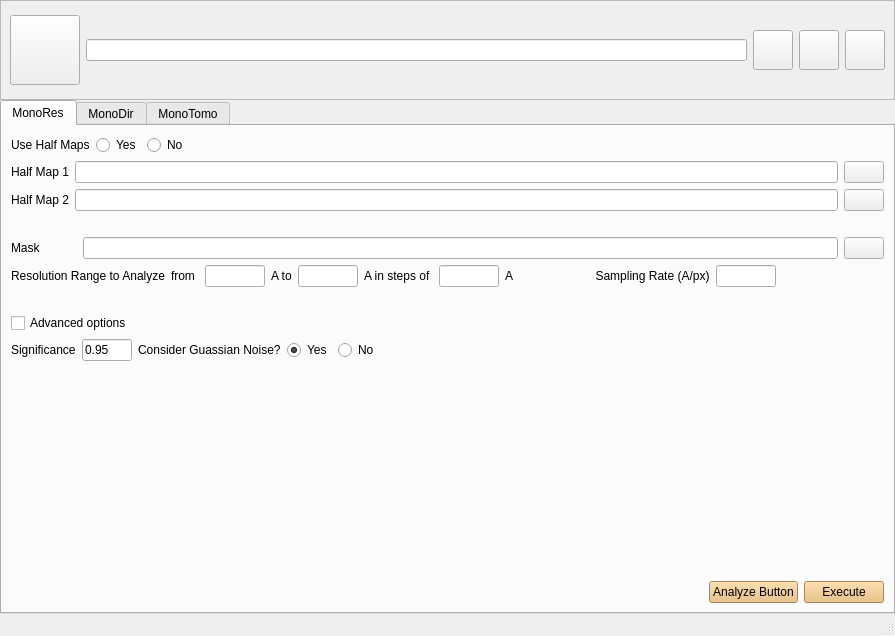
<?xml version="1.0" encoding="UTF-8"?>
<ui version="4.0">
 <class>MainWindow</class>
 <widget class="QMainWindow" name="MainWindow">
  <property name="enabled">
   <bool>true</bool>
  </property>
  <property name="geometry">
   <rect>
    <x>0</x>
    <y>0</y>
    <width>895</width>
    <height>636</height>
   </rect>
  </property>
  <property name="windowTitle">
   <string>Local Resolution Tools</string>
  </property>
  <property name="tabShape">
   <enum>QTabWidget::Rounded</enum>
  </property>
  <widget class="QWidget" name="centralwidget">
   <layout class="QVBoxLayout" name="verticalLayout_2">
    <property name="spacing">
     <number>0</number>
    </property>
    <property name="leftMargin">
     <number>0</number>
    </property>
    <property name="topMargin">
     <number>0</number>
    </property>
    <property name="rightMargin">
     <number>0</number>
    </property>
    <property name="bottomMargin">
     <number>0</number>
    </property>
    <item>
     <layout class="QHBoxLayout" name="horizontalLayout">
      <item>
       <widget class="QFrame" name="frame">
        <property name="minimumSize">
         <size>
          <width>0</width>
          <height>100</height>
         </size>
        </property>
        <property name="maximumSize">
         <size>
          <width>16777215</width>
          <height>150</height>
         </size>
        </property>
        <property name="frameShape">
         <enum>QFrame::StyledPanel</enum>
        </property>
        <property name="frameShadow">
         <enum>QFrame::Raised</enum>
        </property>
        <layout class="QHBoxLayout" name="horizontalLayout_4">
         <item>
          <layout class="QHBoxLayout" name="horizontalLayout_3">
           <item>
            <widget class="QPushButton" name="XmippButton">
             <property name="minimumSize">
              <size>
               <width>70</width>
               <height>70</height>
              </size>
             </property>
             <property name="maximumSize">
              <size>
               <width>70</width>
               <height>70</height>
              </size>
             </property>
             <property name="text">
              <string/>
             </property>
             <property name="icon">
              <iconset resource="../../opt/scipionStable/xmipp-bundle/src/resolutionTools/icons/iconsResources.qrc">
               <normaloff>:/icons/logo.png</normaloff>:/icons/logo.png</iconset>
             </property>
             <property name="iconSize">
              <size>
               <width>70</width>
               <height>70</height>
              </size>
             </property>
            </widget>
           </item>
           <item>
            <widget class="QLineEdit" name="pathLineEdit"/>
           </item>
           <item>
            <widget class="QPushButton" name="pathButton">
             <property name="maximumSize">
              <size>
               <width>40</width>
               <height>40</height>
              </size>
             </property>
             <property name="text">
              <string/>
             </property>
             <property name="icon">
              <iconset resource="../../opt/scipionStable/xmipp-bundle/src/resolutionTools/icons/iconsResources.qrc">
               <normaloff>:/icons/path.png</normaloff>:/icons/path.png</iconset>
             </property>
             <property name="iconSize">
              <size>
               <width>25</width>
               <height>25</height>
              </size>
             </property>
            </widget>
           </item>
           <item>
            <widget class="QPushButton" name="helpButton">
             <property name="maximumSize">
              <size>
               <width>40</width>
               <height>40</height>
              </size>
             </property>
             <property name="text">
              <string/>
             </property>
             <property name="icon">
              <iconset resource="../../opt/scipionStable/xmipp-bundle/src/resolutionTools/icons/iconsResources.qrc">
               <normaloff>:/icons/helpblue.png</normaloff>:/icons/helpblue.png</iconset>
             </property>
             <property name="iconSize">
              <size>
               <width>25</width>
               <height>25</height>
              </size>
             </property>
            </widget>
           </item>
           <item>
            <widget class="QPushButton" name="citeButton">
             <property name="maximumSize">
              <size>
               <width>40</width>
               <height>40</height>
              </size>
             </property>
             <property name="text">
              <string/>
             </property>
             <property name="icon">
              <iconset resource="../../opt/scipionStable/xmipp-bundle/src/resolutionTools/icons/iconsResources.qrc">
               <normaloff>:/icons/cite.png</normaloff>:/icons/cite.png</iconset>
             </property>
             <property name="iconSize">
              <size>
               <width>25</width>
               <height>25</height>
              </size>
             </property>
            </widget>
           </item>
          </layout>
         </item>
        </layout>
       </widget>
      </item>
     </layout>
    </item>
    <item>
     <widget class="QTabWidget" name="tabWidget">
      <property name="currentIndex">
       <number>0</number>
      </property>
      <widget class="QWidget" name="MonoRes">
       <attribute name="title">
        <string>MonoRes</string>
       </attribute>
       <layout class="QVBoxLayout" name="verticalLayout">
        <item>
         <layout class="QVBoxLayout" name="verticalLayout_9">
          <item>
           <layout class="QHBoxLayout" name="horizontalLayout_29">
            <item>
             <widget class="QLabel" name="usaHalfMapsLabel_MR">
              <property name="text">
               <string>Use Half Maps</string>
              </property>
             </widget>
            </item>
            <item>
             <widget class="QRadioButton" name="halfMapsYes_MR">
              <property name="text">
               <string>Yes</string>
              </property>
              <property name="checked">
               <bool>true</bool>
              </property>
             </widget>
            </item>
            <item>
             <widget class="QRadioButton" name="halfMapsNo_MR">
              <property name="text">
               <string>No</string>
              </property>
             </widget>
            </item>
            <item>
             <spacer name="horizontalSpacer_13">
              <property name="orientation">
               <enum>Qt::Horizontal</enum>
              </property>
              <property name="sizeHint" stdset="0">
               <size>
                <width>40</width>
                <height>20</height>
               </size>
              </property>
             </spacer>
            </item>
           </layout>
          </item>
          <item>
           <layout class="QHBoxLayout" name="horizontalLayout_30">
            <item>
             <widget class="QLabel" name="halfMap1Label_MR">
              <property name="text">
               <string>Half Map 1</string>
              </property>
             </widget>
            </item>
            <item>
             <widget class="QLineEdit" name="halfMap1Line_MR"/>
            </item>
            <item>
             <widget class="QPushButton" name="halfMap1Browse_MR">
              <property name="text">
               <string/>
              </property>
              <property name="icon">
               <iconset resource="../../opt/scipionStable/xmipp-bundle/src/resolutionTools/icons/iconsResources.qrc">
                <normaloff>:/icons/open.png</normaloff>:/icons/open.png</iconset>
              </property>
             </widget>
            </item>
           </layout>
          </item>
          <item>
           <layout class="QHBoxLayout" name="horizontalLayout_40">
            <property name="bottomMargin">
             <number>20</number>
            </property>
            <item>
             <widget class="QLabel" name="halfMap2Label_MR">
              <property name="text">
               <string>Half Map 2</string>
              </property>
             </widget>
            </item>
            <item>
             <widget class="QLineEdit" name="halfMap2Line_MR"/>
            </item>
            <item>
             <widget class="QPushButton" name="halfMap2Browse_MR">
              <property name="text">
               <string/>
              </property>
              <property name="icon">
               <iconset resource="../../opt/scipionStable/xmipp-bundle/src/resolutionTools/icons/iconsResources.qrc">
                <normaloff>:/icons/open.png</normaloff>:/icons/open.png</iconset>
              </property>
             </widget>
            </item>
           </layout>
          </item>
          <item>
           <layout class="QHBoxLayout" name="horizontalLayout_2">
            <item>
             <widget class="QLabel" name="maskLabel_MR">
              <property name="text">
               <string>Mask           </string>
              </property>
             </widget>
            </item>
            <item>
             <widget class="QLineEdit" name="maskLine_MR"/>
            </item>
            <item>
             <widget class="QPushButton" name="maskBrowse_MR">
              <property name="text">
               <string/>
              </property>
              <property name="icon">
               <iconset resource="../../opt/scipionStable/xmipp-bundle/src/resolutionTools/icons/iconsResources.qrc">
                <normaloff>:/icons/open.png</normaloff>:/icons/open.png</iconset>
              </property>
             </widget>
            </item>
           </layout>
          </item>
          <item>
           <layout class="QHBoxLayout" name="horizontalLayout_41">
            <item>
             <widget class="QLabel" name="resolutionRangeLabel_MR">
              <property name="text">
               <string>Resolution Range to Analyze</string>
              </property>
             </widget>
            </item>
            <item>
             <widget class="QLabel" name="fromLabel_MR">
              <property name="text">
               <string>from </string>
              </property>
             </widget>
            </item>
            <item>
             <widget class="QLineEdit" name="highResLine_MR">
              <property name="maximumSize">
               <size>
                <width>60</width>
                <height>16777215</height>
               </size>
              </property>
             </widget>
            </item>
            <item>
             <widget class="QLabel" name="toLabel_MR">
              <property name="text">
               <string>A to</string>
              </property>
             </widget>
            </item>
            <item>
             <widget class="QLineEdit" name="lowResLine_MR">
              <property name="maximumSize">
               <size>
                <width>60</width>
                <height>16777215</height>
               </size>
              </property>
             </widget>
            </item>
            <item>
             <widget class="QLabel" name="stepLabel_MR">
              <property name="text">
               <string>A in steps of </string>
              </property>
             </widget>
            </item>
            <item>
             <widget class="QLineEdit" name="stepLine_MR">
              <property name="maximumSize">
               <size>
                <width>60</width>
                <height>16777215</height>
               </size>
              </property>
             </widget>
            </item>
            <item>
             <widget class="QLabel" name="samplingLabel_MR">
              <property name="text">
               <string>A                         Sampling Rate (A/px)</string>
              </property>
             </widget>
            </item>
            <item>
             <widget class="QLineEdit" name="samplingLine_MR">
              <property name="maximumSize">
               <size>
                <width>60</width>
                <height>16777215</height>
               </size>
              </property>
             </widget>
            </item>
            <item>
             <spacer name="horizontalSpacer_6">
              <property name="orientation">
               <enum>Qt::Horizontal</enum>
              </property>
              <property name="sizeHint" stdset="0">
               <size>
                <width>40</width>
                <height>20</height>
               </size>
              </property>
             </spacer>
            </item>
            <item>
             <spacer name="horizontalSpacer">
              <property name="orientation">
               <enum>Qt::Horizontal</enum>
              </property>
              <property name="sizeHint" stdset="0">
               <size>
                <width>40</width>
                <height>20</height>
               </size>
              </property>
             </spacer>
            </item>
           </layout>
          </item>
          <item>
           <layout class="QHBoxLayout" name="horizontalLayout_42">
            <item>
             <spacer name="horizontalSpacer_2">
              <property name="orientation">
               <enum>Qt::Horizontal</enum>
              </property>
              <property name="sizeHint" stdset="0">
               <size>
                <width>40</width>
                <height>20</height>
               </size>
              </property>
             </spacer>
            </item>
           </layout>
          </item>
          <item>
           <layout class="QHBoxLayout" name="horizontalLayout_43">
            <item>
             <widget class="QCheckBox" name="advancedCheckBox_MR">
              <property name="text">
               <string>Advanced options</string>
              </property>
             </widget>
            </item>
            <item>
             <spacer name="horizontalSpacer_14">
              <property name="orientation">
               <enum>Qt::Horizontal</enum>
              </property>
              <property name="sizeHint" stdset="0">
               <size>
                <width>40</width>
                <height>20</height>
               </size>
              </property>
             </spacer>
            </item>
           </layout>
          </item>
          <item>
           <layout class="QHBoxLayout" name="horizontalLayout_44">
            <item>
             <widget class="QLabel" name="significanceLabel_MR">
              <property name="text">
               <string>Significance</string>
              </property>
             </widget>
            </item>
            <item>
             <widget class="QLineEdit" name="significanceLine_MR">
              <property name="sizePolicy">
               <sizepolicy hsizetype="Minimum" vsizetype="Fixed">
                <horstretch>0</horstretch>
                <verstretch>0</verstretch>
               </sizepolicy>
              </property>
              <property name="maximumSize">
               <size>
                <width>50</width>
                <height>100</height>
               </size>
              </property>
              <property name="text">
               <string>0.95</string>
              </property>
             </widget>
            </item>
            <item>
             <widget class="QLabel" name="GausianLabel_MR">
              <property name="text">
               <string>Consider Guassian Noise?</string>
              </property>
             </widget>
            </item>
            <item>
             <widget class="QRadioButton" name="GausianYes_MR">
              <property name="text">
               <string>Yes</string>
              </property>
              <property name="checked">
               <bool>true</bool>
              </property>
             </widget>
            </item>
            <item>
             <widget class="QRadioButton" name="GaussianNo_MR">
              <property name="text">
               <string>No</string>
              </property>
             </widget>
            </item>
            <item>
             <spacer name="horizontalSpacer_19">
              <property name="orientation">
               <enum>Qt::Horizontal</enum>
              </property>
              <property name="sizeHint" stdset="0">
               <size>
                <width>40</width>
                <height>20</height>
               </size>
              </property>
             </spacer>
            </item>
           </layout>
          </item>
          <item>
           <layout class="QHBoxLayout" name="horizontalLayout_45"/>
          </item>
          <item>
           <spacer name="verticalSpacer_10">
            <property name="orientation">
             <enum>Qt::Vertical</enum>
            </property>
            <property name="sizeHint" stdset="0">
             <size>
              <width>20</width>
              <height>40</height>
             </size>
            </property>
           </spacer>
          </item>
          <item>
           <layout class="QHBoxLayout" name="horizontalLayout_46">
            <item>
             <spacer name="horizontalSpacer_20">
              <property name="orientation">
               <enum>Qt::Horizontal</enum>
              </property>
              <property name="sizeHint" stdset="0">
               <size>
                <width>40</width>
                <height>20</height>
               </size>
              </property>
             </spacer>
            </item>
            <item>
             <widget class="QPushButton" name="analyzeButton_MR">
              <property name="styleSheet">
               <string notr="true">background-color: rgb(233, 185, 110);</string>
              </property>
              <property name="text">
               <string>Analyze Button</string>
              </property>
             </widget>
            </item>
            <item>
             <widget class="QPushButton" name="ExecuteLabel_MR">
              <property name="styleSheet">
               <string notr="true">background-color: rgb(233, 185, 110);</string>
              </property>
              <property name="text">
               <string>Execute</string>
              </property>
             </widget>
            </item>
           </layout>
          </item>
         </layout>
        </item>
       </layout>
      </widget>
      <widget class="QWidget" name="MonoDir">
       <attribute name="title">
        <string>MonoDir</string>
       </attribute>
       <layout class="QVBoxLayout" name="verticalLayout_4">
        <item>
         <layout class="QVBoxLayout" name="verticalLayout_8">
          <item>
           <layout class="QHBoxLayout" name="horizontalLayout_32">
            <item>
             <widget class="QLabel" name="mapLabel_MD">
              <property name="text">
               <string>Map  </string>
              </property>
             </widget>
            </item>
            <item>
             <widget class="QLineEdit" name="mapLine_MD"/>
            </item>
            <item>
             <widget class="QPushButton" name="mapBrowse_MD">
              <property name="text">
               <string/>
              </property>
              <property name="icon">
               <iconset resource="../../opt/scipionStable/xmipp-bundle/src/resolutionTools/icons/iconsResources.qrc">
                <normaloff>:/icons/open.png</normaloff>:/icons/open.png</iconset>
              </property>
             </widget>
            </item>
           </layout>
          </item>
          <item>
           <layout class="QHBoxLayout" name="horizontalLayout_33">
            <property name="bottomMargin">
             <number>20</number>
            </property>
            <item>
             <widget class="QLabel" name="maskLabel_MD">
              <property name="text">
               <string>Mask</string>
              </property>
             </widget>
            </item>
            <item>
             <widget class="QLineEdit" name="maskLine_MD"/>
            </item>
            <item>
             <widget class="QPushButton" name="maskBrowse_MD">
              <property name="text">
               <string/>
              </property>
              <property name="icon">
               <iconset resource="../../opt/scipionStable/xmipp-bundle/src/resolutionTools/icons/iconsResources.qrc">
                <normaloff>:/icons/open.png</normaloff>:/icons/open.png</iconset>
              </property>
             </widget>
            </item>
           </layout>
          </item>
          <item>
           <layout class="QHBoxLayout" name="horizontalLayout_35">
            <item>
             <widget class="QLabel" name="samplingLabel_MD">
              <property name="text">
               <string>Sampling Rate (A/px)</string>
              </property>
             </widget>
            </item>
            <item>
             <widget class="QLineEdit" name="samplingLine_MD">
              <property name="maximumSize">
               <size>
                <width>60</width>
                <height>16777215</height>
               </size>
              </property>
             </widget>
            </item>
            <item>
             <spacer name="horizontalSpacer_3">
              <property name="orientation">
               <enum>Qt::Horizontal</enum>
              </property>
              <property name="sizeHint" stdset="0">
               <size>
                <width>40</width>
                <height>20</height>
               </size>
              </property>
             </spacer>
            </item>
           </layout>
          </item>
          <item>
           <layout class="QHBoxLayout" name="horizontalLayout_36">
            <item>
             <widget class="QCheckBox" name="advancedCheckBox_MD">
              <property name="text">
               <string>Advanced options</string>
              </property>
             </widget>
            </item>
            <item>
             <spacer name="horizontalSpacer_16">
              <property name="orientation">
               <enum>Qt::Horizontal</enum>
              </property>
              <property name="sizeHint" stdset="0">
               <size>
                <width>40</width>
                <height>20</height>
               </size>
              </property>
             </spacer>
            </item>
           </layout>
          </item>
          <item>
           <layout class="QHBoxLayout" name="horizontalLayout_37">
            <item>
             <widget class="QLabel" name="significanceLabel_MD">
              <property name="text">
               <string>Significance</string>
              </property>
             </widget>
            </item>
            <item>
             <widget class="QLineEdit" name="significanceLine_MD">
              <property name="sizePolicy">
               <sizepolicy hsizetype="Minimum" vsizetype="Fixed">
                <horstretch>0</horstretch>
                <verstretch>0</verstretch>
               </sizepolicy>
              </property>
              <property name="maximumSize">
               <size>
                <width>50</width>
                <height>100</height>
               </size>
              </property>
              <property name="text">
               <string>0.95</string>
              </property>
             </widget>
            </item>
            <item>
             <widget class="QLabel" name="premaskedLabel_MD">
              <property name="text">
               <string>Is originally premasked?</string>
              </property>
             </widget>
            </item>
            <item>
             <widget class="QRadioButton" name="premaskedYes_MD">
              <property name="text">
               <string>Yes</string>
              </property>
              <property name="checked">
               <bool>true</bool>
              </property>
             </widget>
            </item>
            <item>
             <widget class="QRadioButton" name="premaskedNo_MD">
              <property name="text">
               <string>No</string>
              </property>
             </widget>
            </item>
            <item>
             <spacer name="horizontalSpacer_17">
              <property name="orientation">
               <enum>Qt::Horizontal</enum>
              </property>
              <property name="sizeHint" stdset="0">
               <size>
                <width>40</width>
                <height>20</height>
               </size>
              </property>
             </spacer>
            </item>
           </layout>
          </item>
          <item>
           <layout class="QHBoxLayout" name="horizontalLayout_38">
            <item>
             <widget class="QLabel" name="fastLabel_MD">
              <property name="text">
               <string>Fast Computation? </string>
              </property>
             </widget>
            </item>
            <item>
             <widget class="QRadioButton" name="fastYes_MD">
              <property name="text">
               <string>Yes</string>
              </property>
             </widget>
            </item>
            <item>
             <widget class="QRadioButton" name="fastNo_MD">
              <property name="text">
               <string>No</string>
              </property>
             </widget>
            </item>
            <item>
             <spacer name="horizontalSpacer_4">
              <property name="orientation">
               <enum>Qt::Horizontal</enum>
              </property>
              <property name="sizeHint" stdset="0">
               <size>
                <width>40</width>
                <height>20</height>
               </size>
              </property>
             </spacer>
            </item>
           </layout>
          </item>
          <item>
           <spacer name="verticalSpacer_8">
            <property name="orientation">
             <enum>Qt::Vertical</enum>
            </property>
            <property name="sizeHint" stdset="0">
             <size>
              <width>20</width>
              <height>40</height>
             </size>
            </property>
           </spacer>
          </item>
          <item>
           <layout class="QHBoxLayout" name="horizontalLayout_39">
            <item>
             <spacer name="horizontalSpacer_18">
              <property name="orientation">
               <enum>Qt::Horizontal</enum>
              </property>
              <property name="sizeHint" stdset="0">
               <size>
                <width>40</width>
                <height>20</height>
               </size>
              </property>
             </spacer>
            </item>
            <item>
             <widget class="QPushButton" name="analyzeButton_MD">
              <property name="styleSheet">
               <string notr="true">background-color: rgb(233, 185, 110);</string>
              </property>
              <property name="text">
               <string>Analyze Results</string>
              </property>
             </widget>
            </item>
            <item>
             <widget class="QPushButton" name="ExecuteLabel_MD">
              <property name="styleSheet">
               <string notr="true">background-color: rgb(233, 185, 110);</string>
              </property>
              <property name="text">
               <string>Execute</string>
              </property>
             </widget>
            </item>
           </layout>
          </item>
         </layout>
        </item>
       </layout>
      </widget>
      <widget class="QWidget" name="MonoTomo">
       <attribute name="title">
        <string>MonoTomo</string>
       </attribute>
       <layout class="QVBoxLayout" name="verticalLayout_7">
        <item>
         <layout class="QVBoxLayout" name="verticalLayout_6">
          <item>
           <layout class="QHBoxLayout" name="horizontalLayout_21">
            <item>
             <widget class="QLabel" name="oddLabel_MT">
              <property name="text">
               <string>Odd Tomogram </string>
              </property>
             </widget>
            </item>
            <item>
             <widget class="QLineEdit" name="oddLine_MT"/>
            </item>
            <item>
             <widget class="QPushButton" name="oddBrowse_MT">
              <property name="text">
               <string/>
              </property>
              <property name="icon">
               <iconset resource="../../opt/scipionStable/xmipp-bundle/src/resolutionTools/icons/iconsResources.qrc">
                <normaloff>:/icons/open.png</normaloff>:/icons/open.png</iconset>
              </property>
             </widget>
            </item>
           </layout>
          </item>
          <item>
           <layout class="QHBoxLayout" name="horizontalLayout_22">
            <property name="bottomMargin">
             <number>20</number>
            </property>
            <item>
             <widget class="QLabel" name="evenLabel_MT">
              <property name="text">
               <string>Even Tomogram</string>
              </property>
             </widget>
            </item>
            <item>
             <widget class="QLineEdit" name="evenLine_MT"/>
            </item>
            <item>
             <widget class="QPushButton" name="evenBrowse_MT">
              <property name="text">
               <string/>
              </property>
              <property name="icon">
               <iconset resource="../../opt/scipionStable/xmipp-bundle/src/resolutionTools/icons/iconsResources.qrc">
                <normaloff>:/icons/open.png</normaloff>:/icons/open.png</iconset>
              </property>
             </widget>
            </item>
           </layout>
          </item>
          <item>
           <layout class="QHBoxLayout" name="horizontalLayout_23">
            <item>
             <widget class="QLabel" name="resolutionRangeLabel_MT">
              <property name="text">
               <string>Resolution Range to Analyze</string>
              </property>
             </widget>
            </item>
            <item>
             <widget class="QLabel" name="fromLabel_MT">
              <property name="text">
               <string>from </string>
              </property>
             </widget>
            </item>
            <item>
             <widget class="QLineEdit" name="highResLine_MT">
              <property name="maximumSize">
               <size>
                <width>60</width>
                <height>16777215</height>
               </size>
              </property>
             </widget>
            </item>
            <item>
             <widget class="QLabel" name="toLabel_MT">
              <property name="text">
               <string>A to</string>
              </property>
             </widget>
            </item>
            <item>
             <widget class="QLineEdit" name="lowResLine_MT">
              <property name="maximumSize">
               <size>
                <width>60</width>
                <height>16777215</height>
               </size>
              </property>
             </widget>
            </item>
            <item>
             <widget class="QLabel" name="stepLabel_MT">
              <property name="text">
               <string>A in steps of </string>
              </property>
             </widget>
            </item>
            <item>
             <widget class="QLineEdit" name="stepLine_MT">
              <property name="maximumSize">
               <size>
                <width>60</width>
                <height>16777215</height>
               </size>
              </property>
             </widget>
            </item>
            <item>
             <widget class="QLabel" name="samplingLabel_MT">
              <property name="text">
               <string>A        Sampling Rate (A/px)</string>
              </property>
             </widget>
            </item>
            <item>
             <widget class="QLineEdit" name="samplingLine_MT">
              <property name="maximumSize">
               <size>
                <width>60</width>
                <height>16777215</height>
               </size>
              </property>
             </widget>
            </item>
            <item>
             <spacer name="horizontalSpacer_5">
              <property name="orientation">
               <enum>Qt::Horizontal</enum>
              </property>
              <property name="sizeHint" stdset="0">
               <size>
                <width>40</width>
                <height>20</height>
               </size>
              </property>
             </spacer>
            </item>
           </layout>
          </item>
          <item>
           <layout class="QHBoxLayout" name="horizontalLayout_24"/>
          </item>
          <item>
           <layout class="QHBoxLayout" name="horizontalLayout_25">
            <item>
             <widget class="QCheckBox" name="advancedCheckBox_MT">
              <property name="text">
               <string>Advanced options</string>
              </property>
             </widget>
            </item>
            <item>
             <spacer name="horizontalSpacer_10">
              <property name="orientation">
               <enum>Qt::Horizontal</enum>
              </property>
              <property name="sizeHint" stdset="0">
               <size>
                <width>40</width>
                <height>20</height>
               </size>
              </property>
             </spacer>
            </item>
           </layout>
          </item>
          <item>
           <layout class="QHBoxLayout" name="horizontalLayout_26">
            <item>
             <widget class="QLabel" name="significanceLabel_MT">
              <property name="text">
               <string>Significance</string>
              </property>
             </widget>
            </item>
            <item>
             <widget class="QLineEdit" name="significanceLine_MT">
              <property name="sizePolicy">
               <sizepolicy hsizetype="Minimum" vsizetype="Fixed">
                <horstretch>0</horstretch>
                <verstretch>0</verstretch>
               </sizepolicy>
              </property>
              <property name="maximumSize">
               <size>
                <width>50</width>
                <height>100</height>
               </size>
              </property>
              <property name="text">
               <string>0.95</string>
              </property>
             </widget>
            </item>
            <item>
             <spacer name="horizontalSpacer_11">
              <property name="orientation">
               <enum>Qt::Horizontal</enum>
              </property>
              <property name="sizeHint" stdset="0">
               <size>
                <width>40</width>
                <height>20</height>
               </size>
              </property>
             </spacer>
            </item>
           </layout>
          </item>
          <item>
           <layout class="QHBoxLayout" name="horizontalLayout_27"/>
          </item>
          <item>
           <spacer name="verticalSpacer_6">
            <property name="orientation">
             <enum>Qt::Vertical</enum>
            </property>
            <property name="sizeHint" stdset="0">
             <size>
              <width>20</width>
              <height>40</height>
             </size>
            </property>
           </spacer>
          </item>
          <item>
           <layout class="QHBoxLayout" name="horizontalLayout_28">
            <item>
             <spacer name="horizontalSpacer_12">
              <property name="orientation">
               <enum>Qt::Horizontal</enum>
              </property>
              <property name="sizeHint" stdset="0">
               <size>
                <width>40</width>
                <height>20</height>
               </size>
              </property>
             </spacer>
            </item>
            <item>
             <widget class="QPushButton" name="analyzeButton_MT">
              <property name="styleSheet">
               <string notr="true">background-color: rgb(233, 185, 110);</string>
              </property>
              <property name="text">
               <string>Analyze Results</string>
              </property>
             </widget>
            </item>
            <item>
             <widget class="QPushButton" name="ExecuteLabel_MT">
              <property name="styleSheet">
               <string notr="true">background-color: rgb(233, 185, 110);</string>
              </property>
              <property name="text">
               <string>Execute</string>
              </property>
             </widget>
            </item>
           </layout>
          </item>
         </layout>
        </item>
       </layout>
      </widget>
     </widget>
    </item>
   </layout>
  </widget>
  <widget class="QMenuBar" name="menubar">
   <property name="geometry">
    <rect>
     <x>0</x>
     <y>0</y>
     <width>895</width>
     <height>22</height>
    </rect>
   </property>
  </widget>
  <widget class="QStatusBar" name="statusbar"/>
 </widget>
 <resources>
  <include location="../../opt/scipionStable/xmipp-bundle/src/resolutionTools/icons/iconsResources.qrc"/>
 </resources>
 <connections/>
</ui>
